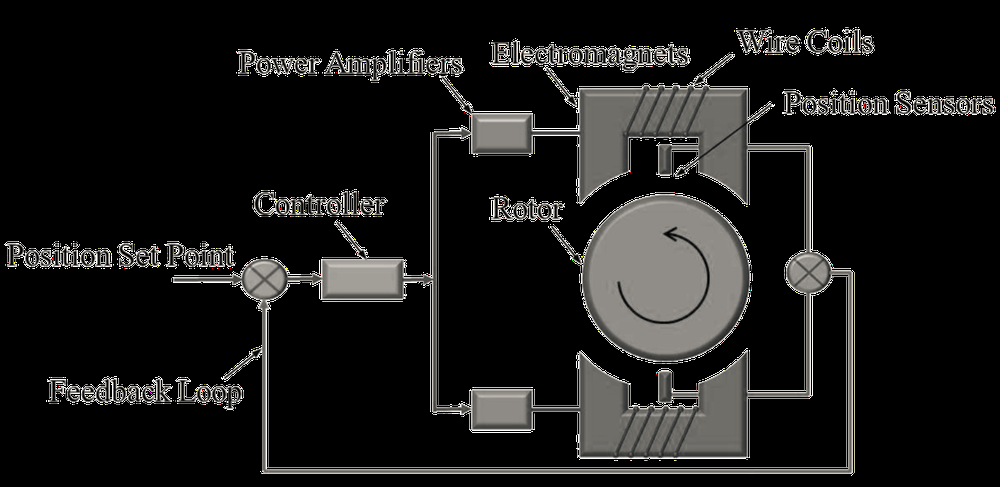
#> input picture img.png, 1000 x 487 px, shrunk from 1755 x 855 before the run, given in place of the camera
$ python webcam_bgsubtract.py
#> lines starting #> are read from the running program, lines starting #| are printed output that depends on the picture; after the words box and inside, x2 and y2 are one past the last pixel; in counts of white or black regions, pixels touching at a corner belong together
from __future__ import print_function
import numpy as np
import cv2
import time


cap = cv2.VideoCapture(0)
fgbg = cv2.createBackgroundSubtractorMOG2()

deltatsum = 0
n = 0
last_time = time.time()

while(True):
    # Capture frame-by-frame
    ret, frame = cap.read()
#> frame is the input picture: shape (487, 1000, 3); mean B, G, R 26.1, 26.9, 27.4

    #blur the frame to get rid of noise. the kernel should be ODD
    #frame = cv2.GaussianBlur(frame,(7,7),0)

    # Our operations on the frame come here
    gray = cv2.cvtColor(frame, cv2.COLOR_BGR2GRAY)

    #apply the background subtraction
    fgmask = fgbg.apply(frame)
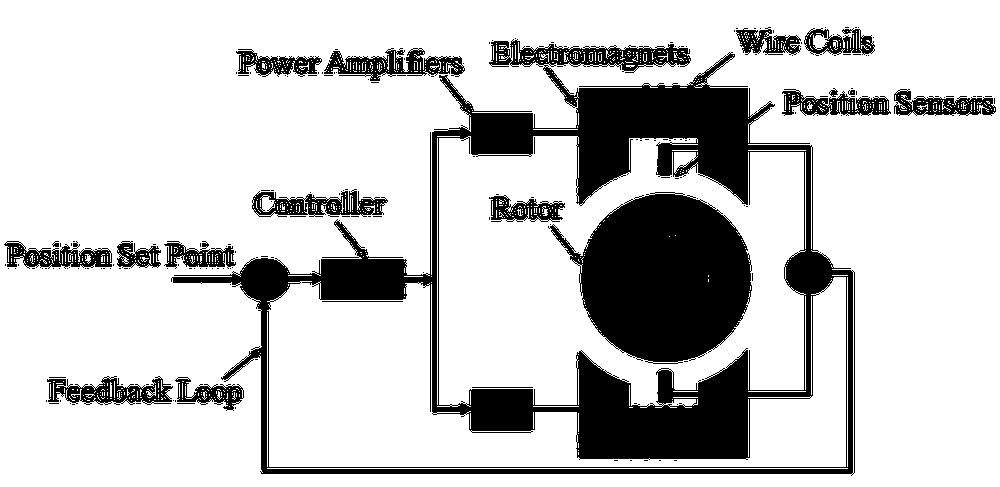
#> fgmask: shape (487, 1000); values 127 (black) and 255 (white), 79.5% white; 193 black regions (173 under 20 px), largest, box (x1, y1, x2, y2) and area: (171, 39, 855, 476) 58423, (548, 192, 752, 364) 23204, (324, 48, 465, 81) 2152

    kernel = np.ones((3,3),np.uint8)
    kernel_lg = np.ones((7,7),np.uint8)
    #erosion followed by dilation is called an opening
    #http://docs.opencv.org/3.0-beta/doc/py_tutorials/py_imgproc/py_morphological_ops/py_morphological_ops.html
    #mask = cv2.morphologyEx(mask, cv2.MORPH_OPEN, kernel)

	#erode the mask to get rid of noise
    fgmask = cv2.erode(fgmask,kernel,iterations = 1)
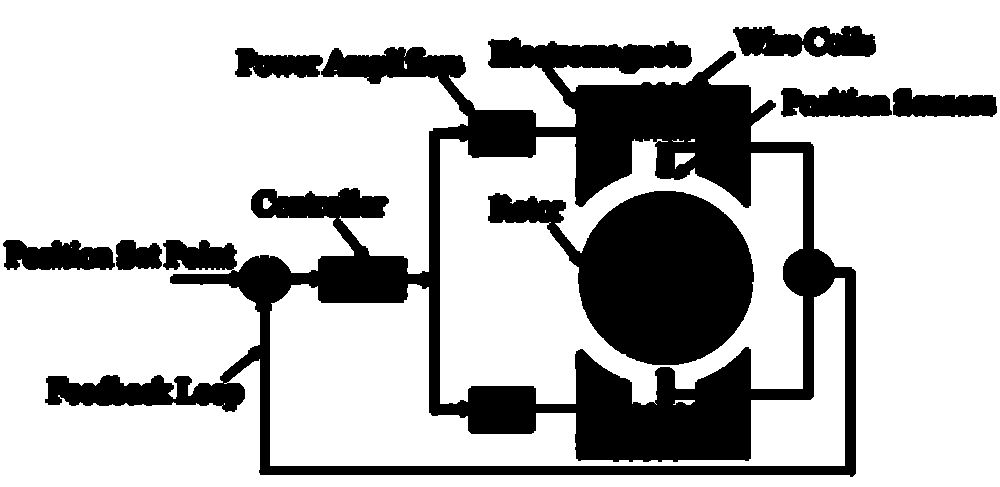
#> fgmask: shape (487, 1000); values 127 (black) and 255 (white), 74.2% white; 8 black regions, largest, box (x1, y1, x2, y2) and area: (45, 37, 856, 477) 85667, (488, 191, 754, 365) 26318, (733, 26, 876, 57) 3309

    #dialate it back to regain some lost area
    fgmask = cv2.dilate(fgmask,kernel_lg,iterations = 1)
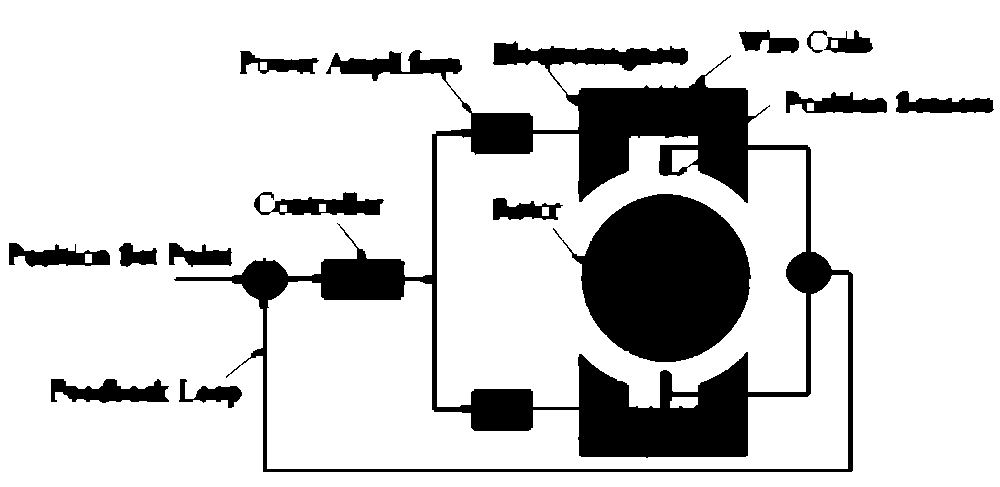
#> fgmask: shape (487, 1000); values 127 (black) and 255 (white), 82.2% white; 15 black regions, largest, box (x1, y1, x2, y2) and area: (174, 41, 853, 472) 51465, (553, 194, 751, 362) 22097, (51, 379, 169, 403) 1767

    # Display the resulting frame
    cv2.imshow('frame',gray)
    cv2.imshow('bgsubtract',fgmask)
    if cv2.waitKey(1) & 0xFF == ord('q'):
#> (key q is pressed here)
        break

    deltat = time.time() - last_time
    last_time = time.time()
    deltatsum += deltat
    n += 1
    freq = round(1/(deltatsum/n), 2)
    print('Updating at ' + str(freq) + ' FPS\r', end='')

# When everything done, release the capture
cap.release()
cv2.destroyAllWindows()
